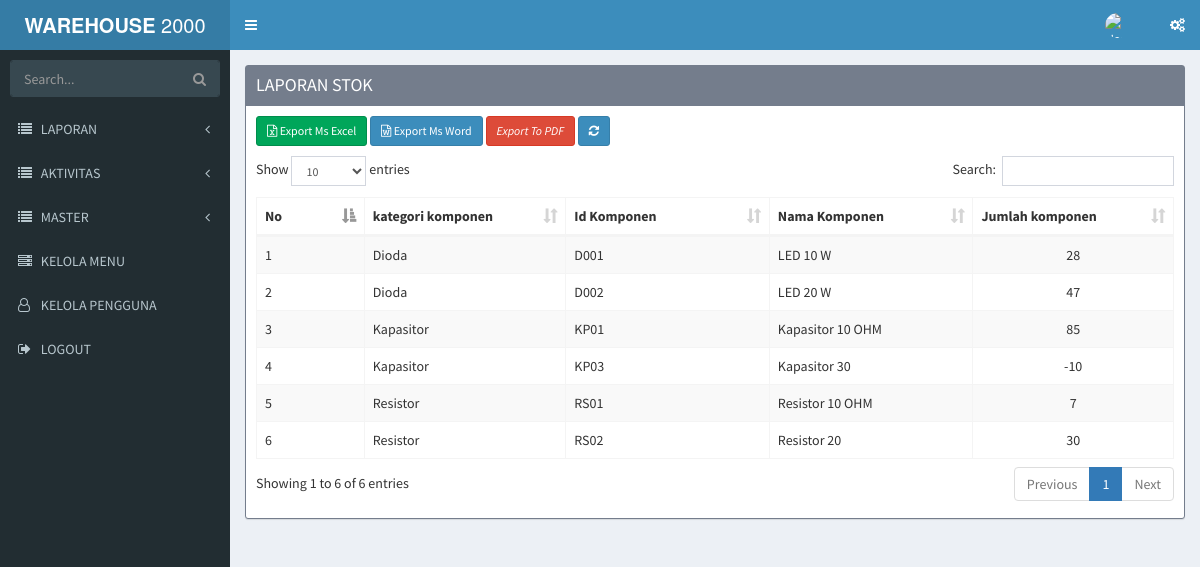
/index.php/laporanstok, run on the app's committed database.
### tables this page shows
CREATE TABLE `tbl_menu` (
  `id_menu` int(11) NOT NULL,
  `title` varchar(50) NOT NULL,
  `url` varchar(30) NOT NULL,
  `icon` varchar(30) NOT NULL,
  `is_main_menu` int(11) NOT NULL,
  `is_aktif` enum('y','n') NOT NULL COMMENT 'y=yes,n=no',
  `no_urut` int(5) NOT NULL
);

CREATE TABLE `tbl_master_komponen` (
  `id_komponen` varchar(50) NOT NULL,
  `jenis_komponen` varchar(100) NOT NULL,
  `nama_komponen` varchar(100) NOT NULL,
  `gambar_komponen` varchar(200) NOT NULL,
  `keterangan` varchar(200) DEFAULT NULL
);

CREATE TABLE `tbl_kategori_komponen` (
  `jenis_komponen` varchar(100) NOT NULL,
  `nama_kategori` varchar(100) NOT NULL,
  `keterangan` varchar(100) NOT NULL
);

### application/libraries/Template.php (called while the page is built)
<?php if ( ! defined('BASEPATH')) exit('No direct script access allowed');
class Template {
		var $template_data = array();
		function set($name, $value)
		{
			$this->template_data[$name] = $value;
		}
		function load($template = '', $view = '' , $view_data = array(), $return = FALSE)
		{
			$this->CI =& get_instance();
			$this->set('contents', $this->CI->load->view($view, $view_data, TRUE));
			return $this->CI->load->view($template, $this->template_data, $return);
		}
}

### application/controllers/Laporanstok.php (called while the page is built, shortened)
<?php
class Laporanstok extends CI_Controller
{
	public function index()
	{
		$laporan_stok = $this->Laporan_Stok_Model->getall();
        $data = array('laporan_stok_data'=> $laporan_stok);
		$this->template->load('template','laporanstok/laporan_stok_list',$data);
	}
}
?>

### index.php (called while the page is built, shortened)
<?php
require_once BASEPATH.'core/CodeIgniter.php';

### application/models/Laporan_Stok_Model.php (called while the page is built, shortened)
<?php
class Laporan_Stok_Model extends CI_Model
{
    function getall()
    {
        $sql = $this->db->query("SELECT tbl_master_komponen.id_komponen,tbl_master_komponen.nama_komponen,tbl_kategori_komponen.nama_kategori, SUM( komponen_masuk ) - SUM( komponen_keluar ) AS jumlah_komponen
                FROM  `tbl_master_komponen` LEFT JOIN tbl_aktivitas ON tbl_master_komponen.id_komponen = tbl_aktivitas.id_komponen LEFT JOIN tbl_kategori_komponen ON tbl_master_komponen.jenis_komponen = tbl_kategori_komponen.jenis_komponen
                GROUP BY id_komponen");
                return $sql->result();
    }
    }
?>

### application/views/laporanstok/laporan_stok_list.php (the view, shortened to what this page needs)
<div class="content-wrapper">
        <section class='content'>
          <div class='row'>
            <div class='col-xs-12'>
              <div class='box box-warning box-solid'>
                <div class='box-header'>
                  <h3 class='box-title'>LAPORAN STOK &nbsp</h3>
                </div>
                      <div class='box-body'>
                        <div style="padding-bottom: 10px;"'>
                        <?php echo anchor(site_url('laporanstok/excel'), ' <i class="fa fa-file-excel-o"></i> Export Ms Excel', 'class="btn btn-success btn-sm"'); ?>
                          <?php echo anchor(site_url('laporanstok/word'), '<i class="fa fa-file-word-o" aria-hidden="true"></i> Export Ms Word', 'class="btn btn-primary btn-sm"'); ?>
                          <?php echo anchor(site_url('laporanstok/pdf'), '<i class="btn btn-danger btn-sm "> Export To PDF</i>',array('target'=>'_blank')); ?>
                          <?php echo anchor(site_url('laporanstok/'), ' <i class="fa fa-refresh"></i> ', 'class="btn btn-primary btn-sm"'); ?>
                        </div>
                <table class='table table-bordered table-striped' id="mytable">
                    <thead>
                        <tr>
                           <th width="10">  No </th>
                           <th width="20"> kategori komponen </th>
                            <th width="20"> Id Komponen</th>
                            <th width="30"> Nama Komponen</th>
                            <th width="20"> Jumlah komponen</th>
                        </tr>
                    </thead>
                    <tbody>
                      <?php
                       $no = 0;
                       foreach ($laporan_stok_data as $laporanstok){
                        ?>
                        <tr>
                        <td> <?php echo ++$no ?> </td>
                        <td> <?php echo $laporanstok->nama_kategori ?> </td>
                        <td> <?php echo $laporanstok->id_komponen ?> </td>
                        <td> <?php echo $laporanstok->nama_komponen ?> </td>
                        <td align="center"> <?php echo $laporanstok->jumlah_komponen ?> </td>
                      </tr>
                        <?php
                       }
                       ?>
                    </tbody>
                </table>
    </div>
              </div>
            </div>
          </div>
        </section>
</div>

### application/views/template/sidebar.php (shortened to what this page needs)
<section class="sidebar">
    <form action="#" method="get" class="sidebar-form">
        <div class="input-group">
            <input type="text" name="q" class="form-control" placeholder="Search...">
            <span class="input-group-btn">
                <button type="submit" name="search" id="search-btn" class="btn btn-flat"><i class="fa fa-search"></i>
                </button>
            </span>
        </div>
    </form>
    <ul class="sidebar-menu" data-widget="tree">
        <?php
        $main_menu = $this->db->get_where('tbl_menu', array('is_main_menu' =>0, 'is_aktif'=>'y'));
        foreach ($main_menu->result() as $m){
            $submenu = $this->db->get_where('tbl_menu',array('is_main_menu'=>$m->id_menu,'is_aktif'=>'y'));
            if($submenu->num_rows()>0){
                echo "<li class='treeview'>
                        <a href='#'>
                            <i class='$m->icon'></i> <span>".strtoupper($m->title)."</span>
                            <span class='pull-right-container'>
                                <i class='fa fa-angle-left pull-right'></i>
                            </span>
                        </a>
                        <ul class='treeview-menu' style='display: none;'>";
                        echo" </ul>
                    </li>";
            }else{
                echo "<li>";
                echo anchor($m->url,"<i class='".$m->icon."'></i> ".strtoupper($m->title));
                echo "</li>";
            }
        }
        ?>
        <li><?php echo anchor('auth/logout',"<i class='fa fa-sign-out'></i> LOGOUT");?></li>
    </ul>
</section>

### data on the page
tbl_menu: title "LAPORAN"
tbl_menu: title "AKTIVITAS"
tbl_menu: title "MASTER"
tbl_menu: url+icon+title "KELOLA MENU"
tbl_menu: url+icon+title "KELOLA PENGGUNA"
tbl_master_komponen: jenis_komponen.nama_kategori "Dioda", id_komponen "D001", nama_komponen "LED 10 W", jumlah_komponen "28"
tbl_master_komponen: jenis_komponen.nama_kategori "Dioda", id_komponen "D002", nama_komponen "LED 20 W", jumlah_komponen "47"
tbl_master_komponen: jenis_komponen.nama_kategori "Kapasitor", id_komponen "KP01", nama_komponen "Kapasitor 10 OHM", jumlah_komponen "85"
tbl_master_komponen: jenis_komponen.nama_kategori "Kapasitor", id_komponen "KP03", nama_komponen "Kapasitor 30", jumlah_komponen "-10"
tbl_master_komponen: jenis_komponen.nama_kategori "Resistor", id_komponen "RS01", nama_komponen "Resistor 10 OHM", jumlah_komponen "7"
tbl_master_komponen: jenis_komponen.nama_kategori "Resistor", id_komponen "RS02", nama_komponen "Resistor 20", jumlah_komponen "30"

### other printed values
anchor('auth/logout',"<i class='fa fa-sign-out'></i> LOGOUT") "LOGOUT"
